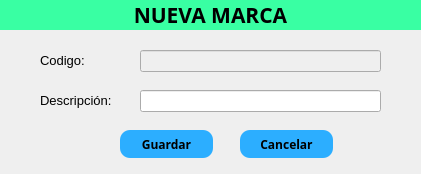
<?xml version="1.0" encoding="UTF-8"?>
<ui version="4.0">
 <class>Dialog</class>
 <widget class="QDialog" name="Dialog">
  <property name="geometry">
   <rect>
    <x>0</x>
    <y>0</y>
    <width>421</width>
    <height>174</height>
   </rect>
  </property>
  <property name="windowTitle">
   <string>Dialog</string>
  </property>
  <widget class="QPushButton" name="bt_GuardarMarca">
   <property name="geometry">
    <rect>
     <x>120</x>
     <y>130</y>
     <width>93</width>
     <height>28</height>
    </rect>
   </property>
   <property name="font">
    <font>
     <family>Orbitron</family>
     <pointsize>9</pointsize>
     <weight>75</weight>
     <bold>true</bold>
    </font>
   </property>
   <property name="styleSheet">
    <string notr="true">QPushButton{
background-color:#2caeff;
border-radius:10px;
}

QPushButton:hover{
background-color:#39ffa3;
}</string>
   </property>
   <property name="text">
    <string>Guardar</string>
   </property>
  </widget>
  <widget class="QLineEdit" name="lineEdit_nuevoCodMarca">
   <property name="enabled">
    <bool>false</bool>
   </property>
   <property name="geometry">
    <rect>
     <x>140</x>
     <y>50</y>
     <width>241</width>
     <height>22</height>
    </rect>
   </property>
   <property name="dragEnabled">
    <bool>false</bool>
   </property>
  </widget>
  <widget class="QLabel" name="label">
   <property name="geometry">
    <rect>
     <x>0</x>
     <y>0</y>
     <width>421</width>
     <height>30</height>
    </rect>
   </property>
   <property name="minimumSize">
    <size>
     <width>0</width>
     <height>30</height>
    </size>
   </property>
   <property name="maximumSize">
    <size>
     <width>16777215</width>
     <height>30</height>
    </size>
   </property>
   <property name="font">
    <font>
     <family>Goldman</family>
     <pointsize>16</pointsize>
     <weight>75</weight>
     <bold>true</bold>
    </font>
   </property>
   <property name="styleSheet">
    <string notr="true">QLabel{
background-color:#39ffa3
}</string>
   </property>
   <property name="text">
    <string>NUEVA MARCA</string>
   </property>
   <property name="alignment">
    <set>Qt::AlignCenter</set>
   </property>
  </widget>
  <widget class="QPushButton" name="bt_CancelarMarca">
   <property name="geometry">
    <rect>
     <x>240</x>
     <y>130</y>
     <width>93</width>
     <height>28</height>
    </rect>
   </property>
   <property name="font">
    <font>
     <family>Orbitron</family>
     <pointsize>9</pointsize>
     <weight>75</weight>
     <bold>true</bold>
    </font>
   </property>
   <property name="styleSheet">
    <string notr="true">QPushButton{
background-color:#2caeff;
border-radius:10px;
}

QPushButton:hover{
background-color:#39ffa3;
}</string>
   </property>
   <property name="text">
    <string>Cancelar</string>
   </property>
  </widget>
  <widget class="QLabel" name="label_2">
   <property name="geometry">
    <rect>
     <x>40</x>
     <y>50</y>
     <width>71</width>
     <height>21</height>
    </rect>
   </property>
   <property name="font">
    <font>
     <pointsize>10</pointsize>
    </font>
   </property>
   <property name="text">
    <string>Codigo:</string>
   </property>
  </widget>
  <widget class="QLineEdit" name="lineEdit_nuevoDescripcionMarca">
   <property name="geometry">
    <rect>
     <x>140</x>
     <y>90</y>
     <width>241</width>
     <height>22</height>
    </rect>
   </property>
  </widget>
  <widget class="QLabel" name="label_3">
   <property name="geometry">
    <rect>
     <x>40</x>
     <y>90</y>
     <width>101</width>
     <height>21</height>
    </rect>
   </property>
   <property name="font">
    <font>
     <pointsize>10</pointsize>
    </font>
   </property>
   <property name="text">
    <string>Descripción:</string>
   </property>
  </widget>
 </widget>
 <resources/>
 <connections/>
</ui>
